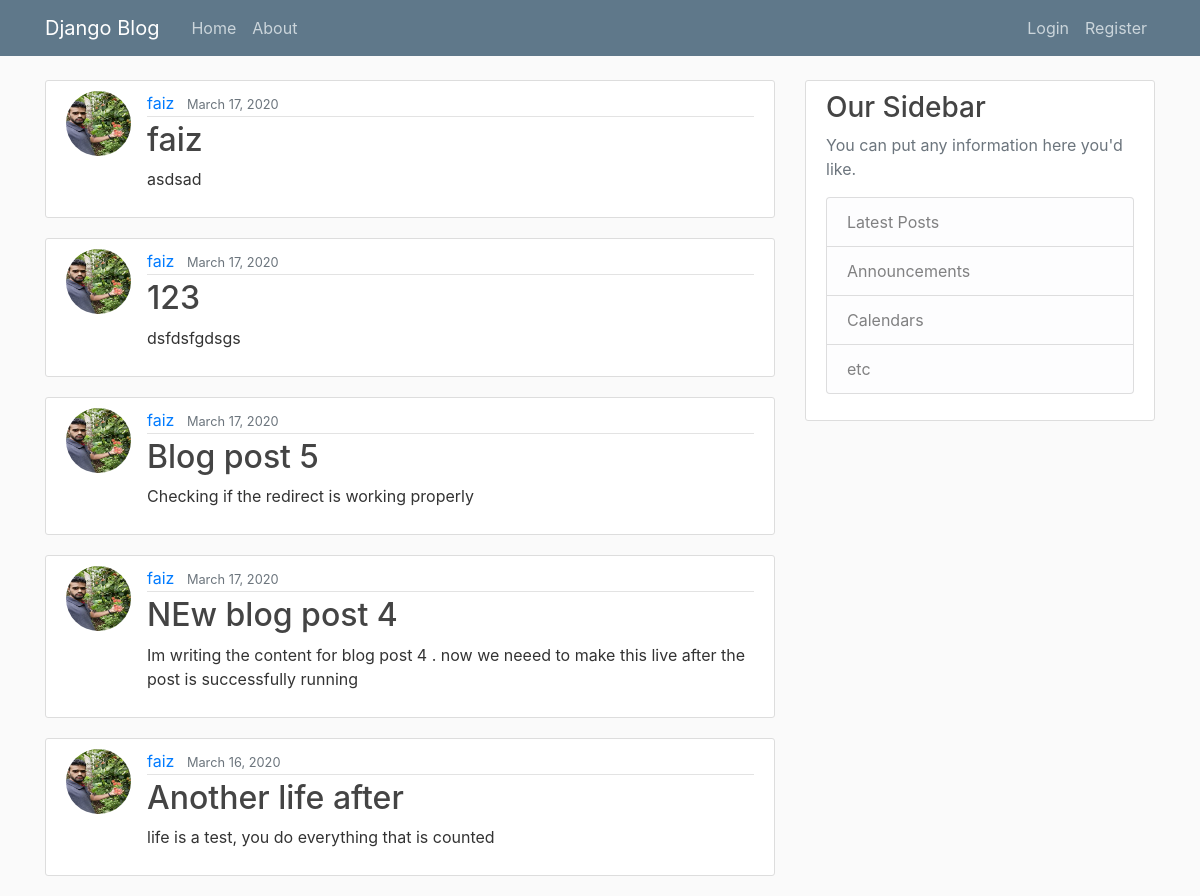
The app's page /, older data.
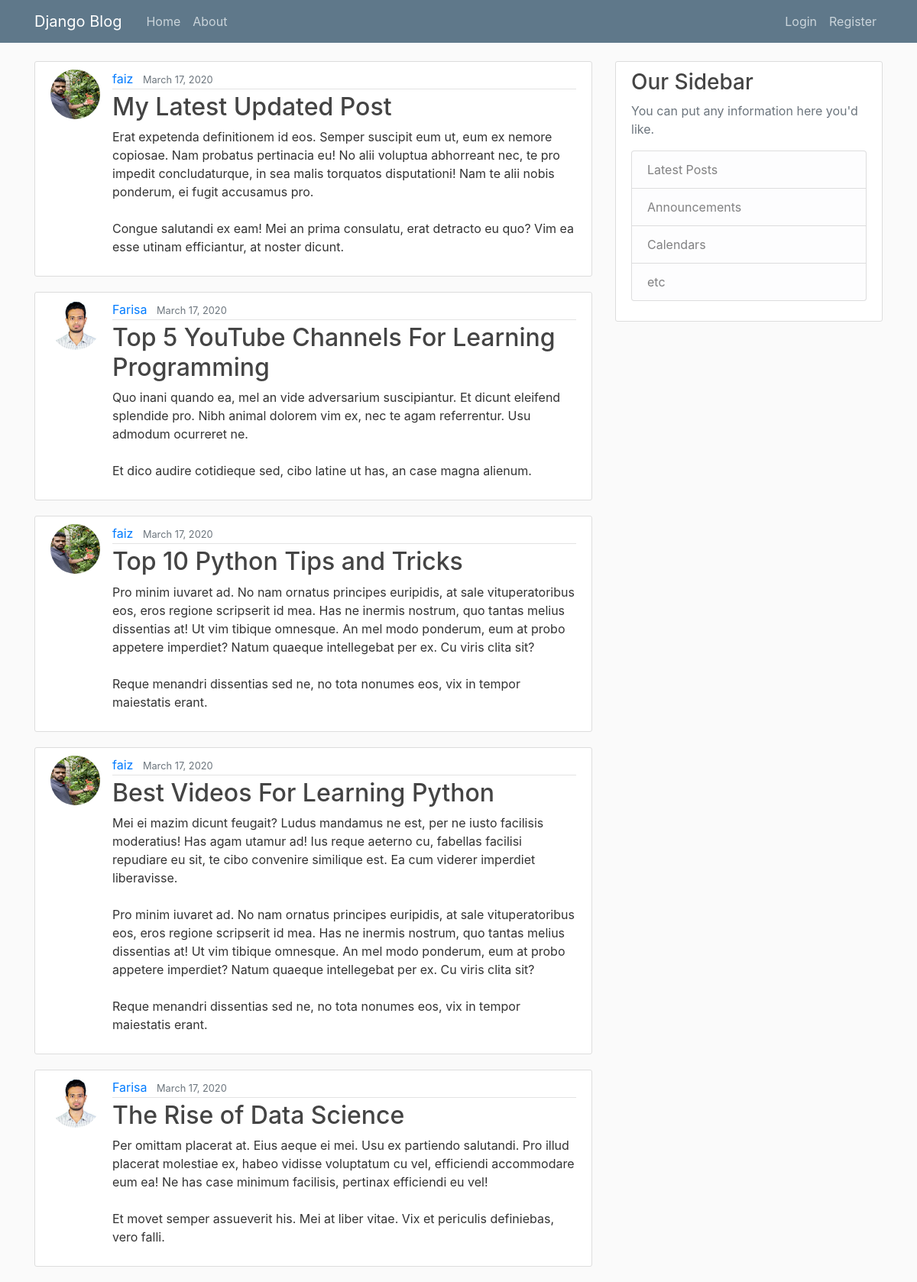
The same page, newer data.
### blog/models.py (models this page shows, shortened)
class Post(models.Model):
    title= models.CharField(max_length=100)
    content =models.TextField()
    date_posted=models.DateTimeField(default=timezone.now)
    auth = models.ForeignKey(User,on_delete=models.CASCADE)

### users/models.py (models this page shows, shortened)
class Profile(models.Model):
    user = models.OneToOneField(User,on_delete=models.CASCADE) ## if user is deleted , then delete profile
    image=models.ImageField(default='default.jpg', upload_to='profile_pics')

### blog/views.py (the view)
# urls.py: path('', PostListView.as_view(),name='blog-home'),
class PostListView(ListView):# working with a class based view
    model = Post
    template_name = "blog/home.html"
    context_object_name ="posts"
    ordering = ['-date_posted']
    paginate_by =5

### blog/templates/blog/home.html
{% extends 'blog/base.html' %}
{%block content%}
    {% for post in posts %}
       <article class="media content-section">
       <img class="rounded-circle article-img" src="{{post.auth.profile.image.url}}" alt="DP">
            <div class="media-body">
                <div class="article-metadata">
                <a class="mr-2" href="">{{ post.auth }}</a>
                <small class="text-muted">{{ post.date_posted|date:"F d, Y" }}</small>
                </div>
                <h2><a class="article-title" href="{% url 'post-detail' post.pk %}">{{ post.title }}</a></h2>
                <p class="article-content">{{ post.content }}</p>
            </div>
        </article>
    {% endfor %}
{% endblock content %}

Row changes from the older to the newer data that the page shows:
removed Post: auth.profile.image (picture), auth "faiz", date_posted "March 17, 2020", title "faiz", content "asdsad"
removed Post: auth.profile.image (picture), auth "faiz", date_posted "March 17, 2020", title "123", content "dsfdsfgdsgs"
removed Post: auth.profile.image (picture), auth "faiz", date_posted "March 17, 2020", title "Blog post 5", content "Checking if the redirect is working properly"
no longer on this page (row unchanged): Post: auth.profile.image (picture), auth "faiz", date_posted "March 17, 2020", title "NEw blog post 4", content "Im writing the content for blog post 4 . now we neeed to make this live after the post is successfully running"
no longer on this page (row unchanged): Post: auth.profile.image (picture), auth "faiz", date_posted "March 16, 2020", title "Another life after", content "life is a test, you do everything that is counted"
added Post: auth.profile.image (picture), auth "faiz", date_posted "March 17, 2020", title "My Latest Updated Post", content "Erat expetenda definitionem id eos. Semper suscipit eum ut, eum ex nemore copiosae. Nam probatus pertinacia eu! No alii voluptua abhorreant nec, te pro impedit concludaturque, in sea malis torquatos disputationi! Nam te alii nobis ponderum, ei fugit accusamus pro. Congue salutandi ex eam! Mei an prima consulatu, erat detracto eu quo? Vim ea esse utinam efficiantur, at noster dicunt."
added Post: auth.profile.image (picture), auth "Farisa", date_posted "March 17, 2020", title "Top 5 YouTube Channels For Learning Programming", content "Quo inani quando ea, mel an vide adversarium suscipiantur. Et dicunt eleifend splendide pro. Nibh animal dolorem vim ex, nec te agam referrentur. Usu admodum ocurreret ne. Et dico audire cotidieque sed, cibo latine ut has, an case magna alienum."
added Post: auth.profile.image (picture), auth "faiz", date_posted "March 17, 2020", title "Top 10 Python Tips and Tricks", content "Pro minim iuvaret ad. No nam ornatus principes euripidis, at sale vituperatoribus eos, eros regione scripserit id mea. Has ne inermis nostrum, quo tantas melius dissentias at! Ut vim tibique omnesque. An mel modo ponderum, eum at probo appetere imperdiet? Natum quaeque intellegebat per ex. Cu viris clita sit? Reque menandri dissentias sed ne, no tota nonumes eos, vix in tempor maiestatis erant."
added Post: auth.profile.image (picture), auth "faiz", date_posted "March 17, 2020", title "Best Videos For Learning Python", content "Mei ei mazim dicunt feugait? Ludus mandamus ne est, per ne iusto facilisis moderatius! Has agam utamur ad! Ius reque aeterno cu, fabellas facilisi repudiare eu sit, te cibo convenire similique est. Ea cum viderer imperdiet liberavisse. Pro minim iuvaret ad. No nam ornatus principes euripidis, at sale vituperatoribus eos, eros regione scripserit id mea. Has ne inermis nostrum, quo tantas melius dissentias at! Ut vim tibique omnesque. An mel modo ponderum, eum at probo appetere imperdiet? Natum quaeque intellegebat per ex. Cu viris clita sit? Reque menandri dissentias sed ne, no tota nonumes eos, vix in tempor maiestatis erant."
added Post: auth.profile.image (picture), auth "Farisa", date_posted "March 17, 2020", title "The Rise of Data Science", content "Per omittam placerat at. Eius aeque ei mei. Usu ex partiendo salutandi. Pro illud placerat molestiae ex, habeo vidisse voluptatum cu vel, efficiendi accommodare eum ea! Ne has case minimum facilisis, pertinax efficiendi eu vel! Et movet semper assueverit his. Mei at liber vitae. Vix et periculis definiebas, vero falli."
